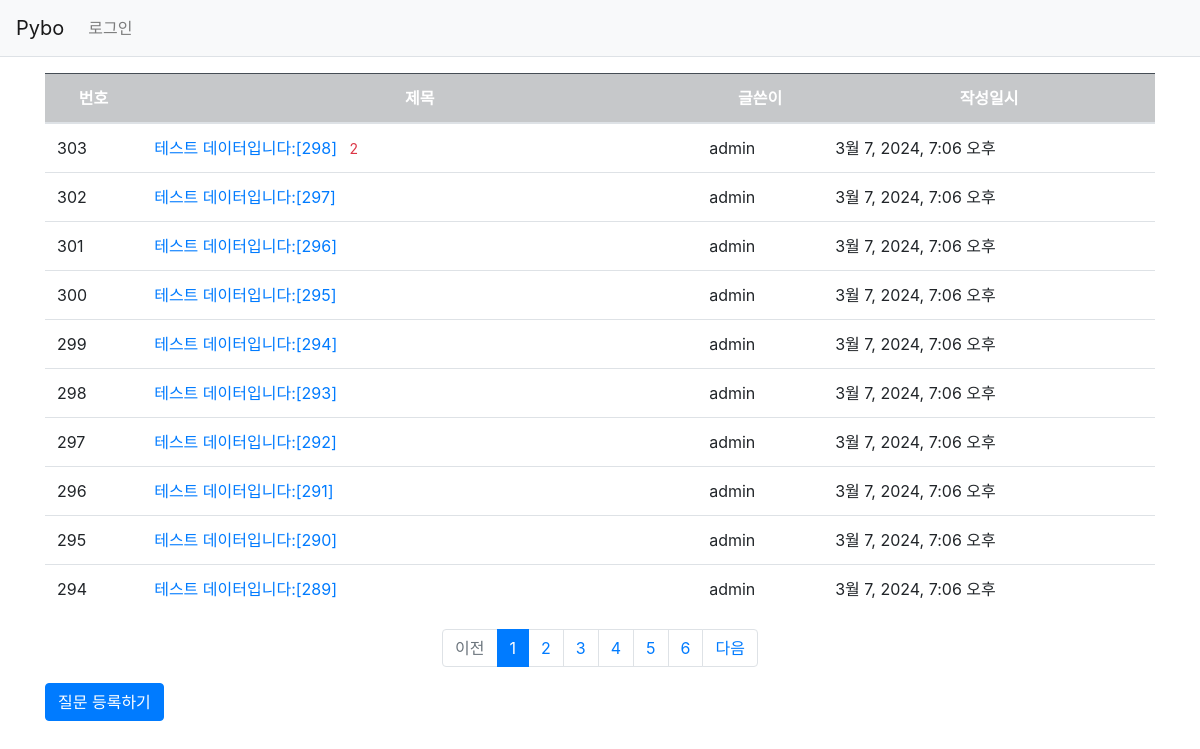
Screenshot of /pybo/ with the database file from the repository.
### pybo/models.py (models this page shows, shortened)
class Question(models.Model):
    subject = models.CharField(max_length=200) #CharField는 글자수를 제한하고 싶을 때
    content = models.TextField() #글자수 제한 x
    create_date = models.DateTimeField()
    author = models.ForeignKey(User, on_delete=models.CASCADE) #
    modify_date = models.DateTimeField(null=True, blank=True)

### pybo/views/base_views.py (the view)
# urls.py: path('', base_views.index, name='index'),
def index(request):
    page = request.GET.get('page' ,'1')
    question_list = Question.objects.order_by('-create_date') # -는 역순을 의미
    paginator = Paginator(question_list, 10)
    page_obj = paginator.get_page(page)
    print(page_obj.number)
    context = {'question_list' :page_obj}
    return render(request, 'pybo/question_list.html' ,context)

### pybo/templatetags/pybo_filter.py (called while the page is built)
@register.filter
def sub(value, arg):
    return value - arg

### templates/pybo/question_list.html
{% extends 'base.html' %}
{% load pybo_filter %}
{% block content %}
<div class="container my-3">
    <table class="table">
        <thead>
        <tr class="text-center table-dark">
            <th>번호</th>
            <th style="width:50%">제목</th>
            <th>글쓴이</th>
            <th>작성일시</th>
        </tr>
        </thead>
        <tbody>
            {% if question_list %}
            {% for question in question_list %}
            <tr>
                <td>{{ question_list.paginator.count|sub:question_list.start_index|sub:forloop.counter0|add:1 }}</td>
                <td class="text-left">
                    <a href="{% url 'pybo:detail' question.id %}">
                        {{ question.subject }}
                        {% if question.answer_set.count > 0 %}
                        <span class="text-danger small ml-2">
                            {{ question.answer_set.count }}
                        </span>
                        {% endif %}
                    </a>
                </td>
                <td>{{ question.author.username }}</td>
                <td>{{question.create_date}}</td>
            </tr>
            {% endfor %}
            {% else %}
            <tr>
                <td colspan="3">질문이 없습니다.</td>
            </tr>
            {% endif %}
        </tbody>
    </table>
    <ul class="pagination justify-content-center">
        {% if question_list.has_previous %}
        <li class="page-item">
            <a class="page-link" href="?page={{ question_list.previous_page_number }}">이전</a>
        </li>
        {% else %}
        <li class="page-item disabled">
            <a class="page-link" tabindex="-1" aria-disabled="true" href="#">이전</a>
        </li>
        {% endif %}
        {% for page_number in question_list.paginator.page_range %}
        {% if page_number >= question_list.number|add:-5 and page_number <= question_list.number|add:5 %}
        {% if page_number == question_list.number %}
        <li class="page-item active" aria-current="page">
            <a class="page-link" href="?page={{ page_number }}">{{ page_number }}</a>
        </li>
        {% else %}
        <li class="page-item">
            <a class="page-link" href="?page={{ page_number }}">{{ page_number }}</a>
        </li>
        {% endif %}
        {% endif %}
        {% endfor %}
        {% if question_list.has_next %}
        <li class="page-item">
            <a class="page-link" href="?page={{ question_list.next_page_number }}">다음</a>
        </li>
        {% else %}
        <li class="page-item disabled">
            <a class="page-link" tabindex="-1" aria-disabled="true" href="#">다음</a>
        </li>
        {% endif %}
    </ul>
    <a href="{% url 'pybo:question_create' %}" class="btn btn-primary">
        질문 등록하기
    </a>
</div>
{% endblock %}

### rows the page displays
Question: paginator.count|sub "303", subject "테스트 데이터입니다:[298]", answer_set.count "2", author.username "admin", create_date "3월 7, 2024, 7:06 오후"
Question: paginator.count|sub "302", subject "테스트 데이터입니다:[297]", author.username "admin", create_date "3월 7, 2024, 7:06 오후"
Question: paginator.count|sub "301", subject "테스트 데이터입니다:[296]", author.username "admin", create_date "3월 7, 2024, 7:06 오후"
Question: paginator.count|sub "300", subject "테스트 데이터입니다:[295]", author.username "admin", create_date "3월 7, 2024, 7:06 오후"
Question: paginator.count|sub "299", subject "테스트 데이터입니다:[294]", author.username "admin", create_date "3월 7, 2024, 7:06 오후"
Question: paginator.count|sub "298", subject "테스트 데이터입니다:[293]", author.username "admin", create_date "3월 7, 2024, 7:06 오후"
Question: paginator.count|sub "297", subject "테스트 데이터입니다:[292]", author.username "admin", create_date "3월 7, 2024, 7:06 오후"
Question: paginator.count|sub "296", subject "테스트 데이터입니다:[291]", author.username "admin", create_date "3월 7, 2024, 7:06 오후"
Question: paginator.count|sub "295", subject "테스트 데이터입니다:[290]", author.username "admin", create_date "3월 7, 2024, 7:06 오후"
Question: paginator.count|sub "294", subject "테스트 데이터입니다:[289]", author.username "admin", create_date "3월 7, 2024, 7:06 오후"

### other values shown
{{ page_number }} "1"
{{ page_number }} "2" "3" "4" "5" "6"
